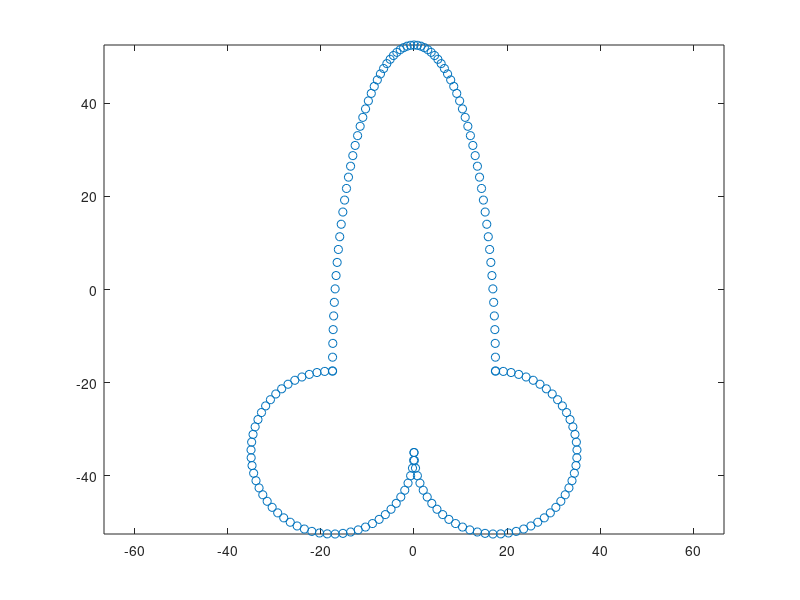

Recreate this plot in MATLAB. (Note: this script raises an error after producing the figure.)
params = struct('a', 70, 'b', 225, 'c', 50, 'd', 50);

r = 5;
d = r;
l = 10;
xs=[];
ys=[];
tboule1 = linspace(-pi, pi/2, 50);
tverge = linspace(0, pi, 75);
tboule2 = linspace(pi/2, 2*pi, 50);
%boule 1
xs = [xs r/2+r/2*cos(tboule1)];
ys = [ys r/2*sin(tboule1)];
%verge
xs = [xs r/2*cos(tverge)];
ys = [ys r/2+l*sin(tverge)];
%boule 2
xs = [xs -r/2+r/2*cos(tboule2)];
ys = [ys r/2*sin(tboule2)];
%plot
xs = (xs * 7) - 0;
ys = (ys * 7) - 35;
plot(xs, ys, 'o');
axis square
axis equal

csvwrite('xs.txt',(xs));
csvwrite('ys.txt',(ys));

alphas = zeros(1,length(xs));
betas = zeros(1,length(xs));;
gammas = zeros(1,length(xs));;
z = 230;
for t=1:length(xs)
   [alpha,beta,gamma] = deltacalc(params, xs(t), ys(t), z, 0);
   alphas(t) = alpha/pi*180;
   betas(t) = beta/pi*180;
   gammas(t) = gamma/pi*180;
end

csvwrite('alphas.txt',(alphas));
csvwrite('betas.txt',(betas));
csvwrite('gammas.txt',(gammas));